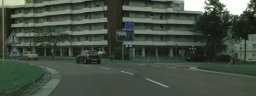
#> input picture data/images/train1.png, 256 x 96 px; its folder holds only this picture in this run
$ python run_benchmark.py   (older library calls are emulated)
#> lines starting #> are read from the running program, lines starting #| are printed output that depends on the picture
### src/metrics.py
"""Metric cho T1. Cùng một hàm cho baseline và mọi điều kiện lỗi.
- blur_score  : phương sai Laplacian của ảnh xám (CAO = nét). Proxy cho độ nét.
- sat_ratio   : tỷ lệ pixel xám >= 250 (CAO = chói/cháy sáng).
- entropy     : entropy Shannon histogram xám (bit). Proxy cho lượng thông tin tương phản.
- mean_gray   : độ sáng trung bình (0-255).
- orb_kp      : số keypoint ORB (tối đa 5000). Proxy cho tính năng dựa trên feature (VO/SLAM).
- noise_sigma : (cải tiến) ước lượng độ lệch chuẩn nhiễu, mức xám 0-255 (Immerkær 1996).
- blur_norm   : (cải tiến) blur_score / mean_gray^2, không đơn vị. Nhân độ sáng xk làm var(Laplacian)
                giảm k^2 lần, chia cho mean^2 khử ảnh hưởng đó để "tối" không bị nhầm thành "nhoè".
- streak_ratio: (cải tiến) tỷ lệ pixel thuộc nét sáng mảnh gần thẳng đứng: white top-hat kernel ngang 5x1,
                ngưỡng > 20 mức xám. Proxy cho vệt mưa; nhiễu cũng làm tăng nên luật cờ phải kết hợp noise_sigma.
KHÔNG metric nào ở đây là mAP/độ chính xác detector."""
import cv2
import numpy as np

_ORB = cv2.ORB_create(nfeatures=5000)
# kernel Immerkær: hiệu của hai Laplacian, triệt tiêu cấu trúc trơn, giữ lại nhiễu
_IMM = np.array([[1, -2, 1], [-2, 4, -2], [1, -2, 1]], np.float64)


def _entropy(g):
    p = np.bincount(g.ravel(), minlength=256) / g.size
    p = p[p > 0]
    return float(-(p * np.log2(p)).sum())


def _noise_sigma(g):
    h, w = g.shape
    r = cv2.filter2D(g.astype(np.float64), -1, _IMM)[1:-1, 1:-1]
    return float(np.sqrt(np.pi / 2) * np.abs(r).sum() / (6 * (w - 2) * (h - 2)))


_STREAK_K = cv2.getStructuringElement(cv2.MORPH_RECT, (5, 1))


def _streak_ratio(g):
    return float((cv2.morphologyEx(g, cv2.MORPH_TOPHAT, _STREAK_K) > 20).mean())


def _blur_norm(g):
    return float(cv2.Laplacian(g, cv2.CV_64F).var() / max(g.mean(), 1.0) ** 2)


# tên -> hàm(ảnh xám) ; tách riêng để đo latency từng metric
METRIC_FNS = {
    "blur_score": lambda g: float(cv2.Laplacian(g, cv2.CV_64F).var()),
    "sat_ratio": lambda g: float((g >= 250).mean()),
    "entropy": _entropy,
    "mean_gray": lambda g: float(g.mean()),
    "orb_kp": lambda g: int(len(_ORB.detect(g, None))),
    "noise_sigma": _noise_sigma,
    "blur_norm": _blur_norm,
    "streak_ratio": _streak_ratio,
}


def gray(img_bgr: np.ndarray) -> np.ndarray:
    return cv2.cvtColor(img_bgr, cv2.COLOR_BGR2GRAY)


def compute(img_bgr: np.ndarray) -> dict:
    g = gray(img_bgr)
    return {k: f(g) for k, f in METRIC_FNS.items()}

### src/degrade.py
"""Các điều kiện suy giảm camera (T1). Mỗi hàm: f(img_bgr_uint8, level_param, rng) -> img.
Tên mức lỗi = tham số thật (không dùng "mức 1")."""
import cv2
import numpy as np


def _k(img):
    """Hệ số theo độ phân giải: tham số blur/rain định nghĩa ở chuẩn 640 px rộng, ảnh nhỏ hơn thì co lại tương ứng."""
    return img.shape[1] / 640.0


def blur(img, sigma, rng):
    return cv2.GaussianBlur(img, (0, 0), sigma * _k(img))


def night(img, scale, rng):
    """Thiếu sáng: nhân độ sáng tuyến tính rồi lượng tử hoá lại 8-bit (không thêm nhiễu)."""
    return np.clip(img.astype(np.float32) * scale, 0, 255).astype(np.uint8)


def glare(img, amp, rng):
    """Chói: cộng một vầng sáng Gaussian (giống mặt trời/đèn pha), biên độ amp (0-255)."""
    h, w = img.shape[:2]
    yy, xx = np.mgrid[0:h, 0:w].astype(np.float32)
    s = 0.25 * w
    g = amp * np.exp(-((xx - 0.5 * w) ** 2 + (yy - 0.3 * h) ** 2) / (2 * s * s))
    return np.clip(img.astype(np.float32) + g[..., None], 0, 255).astype(np.uint8)


def noise(img, sigma, rng):
    """Nhiễu cảm biến (Gaussian, đơn vị mức xám 0-255)."""
    return np.clip(img.astype(np.float32) + rng.normal(0, sigma, img.shape), 0, 255).astype(np.uint8)


def rain(img, n_streaks, rng):
    """Vệt mưa: n_streaks đoạn thẳng sáng, hơi nghiêng, làm mềm nhẹ, trộn alpha 0.5."""
    h, w = img.shape[:2]
    k = _k(img)
    n_streaks = n_streaks * (w * h) / (640 * 360)   # số vệt theo diện tích ảnh
    layer = np.zeros((h, w), np.float32)
    for _ in range(int(round(n_streaks))):
        x, y, L = int(rng.integers(0, w)), int(rng.integers(0, h)), int(rng.integers(10, 25))
        L = max(2, int(round(L * k)))
        cv2.line(layer, (x, y), (x + int(0.17 * L), y + L), 1.0, 1)
    a = 0.5 * np.clip(cv2.GaussianBlur(layer, (0, 0), 0.8) * 2, 0, 1)[..., None]
    return np.clip(img.astype(np.float32) * (1 - a) + 220 * a, 0, 255).astype(np.uint8)


# tên -> (hàm, danh sách tham số 4 mức, nhãn đơn vị)
DEGRADATIONS = {
    "blur":  (blur,  [1, 2, 4, 8],          "Gaussian sigma (px @640 rộng)"),
    "night": (night, [0.6, 0.35, 0.2, 0.1], "brightness x"),
    "glare": (glare, [60, 120, 180, 255],   "glare peak (+gray)"),
    "noise": (noise, [5, 10, 20, 40],       "noise sigma (gray)"),
    "rain":  (rain,  [200, 600, 1200, 2400], "streaks / frame @640x360"),
}

### src/run_benchmark.py
"""T1 - Sức khoẻ camera ADAS: baseline vs 5 loại lỗi x 4 mức.
Chạy:  python src/run_benchmark.py            (dùng data/images/* nếu có, ngược lại cảnh tổng hợp)
       python src/run_benchmark.py --n 12 --seed 0
Đầu ra trong results/: metrics.csv, summary.csv, flags_old.csv, flags.csv, flags_compare.csv,
latency.csv, trend.png, before_after.png, run.log"""
import argparse, glob, os, platform, sys, time
import cv2, numpy as np, pandas as pd
import matplotlib
matplotlib.use("Agg")
import matplotlib.pyplot as plt

sys.path.insert(0, os.path.dirname(__file__))
from degrade import DEGRADATIONS
from make_scene import make_scene
from metrics import METRIC_FNS, compute, gray

ROOT = os.path.dirname(os.path.dirname(os.path.abspath(__file__)))
OUT = os.path.join(ROOT, "results")
METRICS = list(METRIC_FNS)
SAT_THR = 0.05          # luật chói: >5% pixel gần trắng (ngưỡng đặt tay, chưa hiệu chuẩn)
NOISE_K = 2.0           # luật nhiễu mới: noise_sigma > NOISE_K x median baseline (đặt trước khi chạy)
RAIN_K = 2.0            # luật mưa mới: streak_ratio > RAIN_K x median baseline và KHÔNG có cờ nhiễu
FLAG_COLS = ["flag_blur", "flag_dark", "flag_glare", "flag_noise", "flag_rain", "flag_any"]
LOG = []


def log(*a):
    s = " ".join(str(x) for x in a)
    print(s)
    LOG.append(s)


def load_images(n, seed, data_dir, width=0):
#> called with n = 12, seed = 0, data_dir = 'data/images', width = 0
    files = sorted(sum([glob.glob(os.path.join(data_dir, e)) for e in ("*.jpg", "*.jpeg", "*.png")], []))
    if files:
        imgs = []
        for f in files[:n]:
            im = cv2.imread(f)
#> im is the input picture: shape (96, 256, 3); mean B, G, R 67.7, 79.9, 68.9
            h, w = im.shape[:2]
#> h = 96; w = 256
            if width and w != width:
                im = cv2.resize(im, (width, int(h * width / w)), interpolation=cv2.INTER_AREA)
            imgs.append(im)
        return imgs, f"ảnh thật trong {data_dir} ({len(imgs)} ảnh, {imgs[0].shape[1]}x{imgs[0].shape[0]} px, {'resize' if width else 'giữ nguyên độ phân giải'})"
    return [make_scene(seed + i) for i in range(n)], f"cảnh đường TỔNG HỢP (make_scene, seed {seed}..{seed + n - 1})"


def main():
    global OUT
    ap = argparse.ArgumentParser()
    ap.add_argument("--n", type=int, default=12)
    ap.add_argument("--seed", type=int, default=0)
    ap.add_argument("--data", default=os.path.join(ROOT, "data", "images"), help="thư mục ảnh thật (nếu rỗng thì dùng cảnh tổng hợp)")
    ap.add_argument("--width", type=int, default=0, help="resize ảnh thật về chiều rộng này (0 = giữ nguyên)")
    ap.add_argument("--out", default=OUT, help="thư mục ghi kết quả")
    args = ap.parse_args()
    OUT = args.out
    os.makedirs(OUT, exist_ok=True)

    imgs, src = load_images(args.n, args.seed, args.data, args.width)
#> imgs = 1 item
    log(f"Nguồn dữ liệu: {src}")
    log(f"python {platform.python_version()}, opencv {cv2.__version__}, numpy {np.__version__}, seed={args.seed}")

    rows = []
    for i, im in enumerate(imgs):
        rows.append({"img": i, "cond": "baseline", "level": 0, "param": 0.0, **compute(im)})
        for name, (fn, params, _) in DEGRADATIONS.items():
            for lv, p in enumerate(params, 1):
                rng = np.random.default_rng(args.seed * 1000 + i * 100 + lv)  # lặp lại được
                rows.append({"img": i, "cond": name, "level": lv, "param": p, **compute(fn(im, p, rng))})
#> this loop made 1 pass
#> pass 1, in _noise_sigma, `r = cv2.filter2D(g.astype(np.float64), -1, _IMM)[1:-1, 1:-1]`:
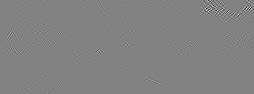
#> r: shape (94, 254) float64; min -311, max 300, mean 0; drawn with min black and max white
#> after the loop, rows = 21 items
    df = pd.DataFrame(rows)
#> df = table of 21 rows and 12 columns
    df.to_csv(os.path.join(OUT, "metrics.csv"), index=False)

    # ---- bảng tóm tắt: trung bình theo (điều kiện, mức) + chênh lệch so với baseline
    base = df[df.cond == "baseline"][METRICS].mean()
    summ = df.groupby(["cond", "level", "param"], as_index=False)[METRICS].mean()
#> summ = table of 21 rows and 11 columns
    for m in METRICS:
        summ[f"d_{m}_%"] = (summ[m] / base[m] - 1) * 100 if base[m] != 0 else np.nan  # baseline 0 -> không tính %
    order = ["baseline"] + list(DEGRADATIONS)
    summ["o"] = summ.cond.map(order.index)
    summ = summ.sort_values(["o", "level"]).drop(columns="o")
#> summ = table of 21 rows and 19 columns
    summ.to_csv(os.path.join(OUT, "summary.csv"), index=False)
    pd.set_option("display.width", 200, "display.max_columns", 30, "display.float_format", "{:.4g}".format)
    log("\n== Trung bình theo điều kiện (so với baseline) ==")
    log(summ[["cond", "level", "param"] + METRICS + ["d_blur_score_%", "d_blur_norm_%", "d_noise_sigma_%", "d_streak_ratio_%"]].to_string(index=False))

    order_map = {c: k for k, c in enumerate(order)}

    def rate(d, cols):
        r = d.groupby(["cond", "level", "param"], as_index=False)[cols].mean()
        r["o"] = r.cond.map(order_map)
        return r.sort_values(["o", "level"]).drop(columns="o")

    # ---- LUẬT CŨ (giữ nguyên để so sánh): ngưỡng hiệu chuẩn trên toàn bộ baseline (in-sample)
    b_all = df[df.cond == "baseline"]
#> b_all = table of 1 rows and 12 columns
    blur_thr = 0.5 * b_all.blur_score.median()
#> blur_thr = 510.3
    dark_thr = 0.5 * b_all.mean_gray.median()
#> dark_thr = 37.61
    old = df.copy()
#> old = table of 21 rows and 12 columns
    old["flag_blur"] = old.blur_score < blur_thr
    old["flag_dark"] = old.mean_gray < dark_thr
    old["flag_glare"] = old.sat_ratio > SAT_THR
    old["flag_any"] = old[["flag_blur", "flag_dark", "flag_glare"]].any(axis=1)
    flags_old = rate(old, ["flag_blur", "flag_dark", "flag_glare", "flag_any"])
#> flags_old = table of 21 rows and 7 columns
    flags_old.to_csv(os.path.join(OUT, "flags_old.csv"), index=False)
    log(f"\n== LUẬT CŨ (tỷ lệ frame bị gắn cờ, mọi ảnh, in-sample). Ngưỡng: blur_score < {blur_thr:.1f}; "
        f"mean_gray < {dark_thr:.1f}; sat_ratio > {SAT_THR} ==")
    log(flags_old.to_string(index=False))

    # ---- LUẬT MỚI: hiệu chuẩn trên nửa đầu ảnh (calib), báo cáo trên nửa sau (test) -> không in-sample
    n_cal = len(imgs) // 2
#> n_cal = 0
    cal_base = df[(df.cond == "baseline") & (df.img < n_cal)]
#> cal_base = table of 0 rows and 12 columns
    bn_thr = 0.5 * cal_base.blur_norm.median()
#> bn_thr = nan
    dark_thr2 = 0.5 * cal_base.mean_gray.median()
#> dark_thr2 = nan
    noise_thr = NOISE_K * cal_base.noise_sigma.median()
#> noise_thr = nan
    rain_thr = RAIN_K * cal_base.streak_ratio.median()
#> rain_thr = nan
    new = df.copy()
#> new = table of 21 rows and 12 columns
    new["flag_blur"] = new.blur_norm < bn_thr
    new["flag_dark"] = new.mean_gray < dark_thr2
    new["flag_glare"] = new.sat_ratio > SAT_THR
    new["flag_noise"] = new.noise_sigma > noise_thr
    new["flag_rain"] = (new.streak_ratio > rain_thr) & ~new.flag_noise
    new["flag_any"] = new[FLAG_COLS[:5]].any(axis=1)
    test = new[new.img >= n_cal]
#> test = table of 21 rows and 18 columns
    flags = rate(test, FLAG_COLS)
#> flags = table of 21 rows and 9 columns
    flags.to_csv(os.path.join(OUT, "flags.csv"), index=False)
    log(f"\n== LUẬT MỚI (tỷ lệ cờ trên ảnh TEST {n_cal}..{len(imgs) - 1}; ngưỡng hiệu chuẩn trên baseline ảnh "
        f"0..{n_cal - 1}). Ngưỡng: blur_norm < {bn_thr:.4g}; mean_gray < {dark_thr2:.1f}; sat_ratio > {SAT_THR}; "
        f"noise_sigma > {noise_thr:.2f} (= {NOISE_K} x median {cal_base.noise_sigma.median():.2f}); "
        f"streak_ratio > {rain_thr:.4f} (= {RAIN_K} x median) và không có cờ nhiễu ==")
    log(flags.to_string(index=False))

    # ---- so sánh cũ vs mới trên CÙNG ảnh test (luật cũ vẫn dùng ngưỡng cũ)
    cmp_ = rate(old[old.img >= n_cal], ["flag_blur", "flag_any"]).rename(
        columns={"flag_blur": "old_blur", "flag_any": "old_any"})
#> cmp_ = table of 21 rows and 5 columns
    cmp_ = cmp_.merge(flags[["cond", "level", "flag_blur", "flag_noise", "flag_rain", "flag_any"]].rename(
        columns={"flag_blur": "new_blur", "flag_noise": "new_noise", "flag_rain": "new_rain", "flag_any": "new_any"}),
        on=["cond", "level"])
#> cmp_ = table of 21 rows and 9 columns
    cmp_.to_csv(os.path.join(OUT, "flags_compare.csv"), index=False)
    log("\n== So sánh tỷ lệ cờ cũ vs mới trên ảnh test ==")
    log(cmp_.to_string(index=False))

    # ---- latency từng metric (ms/frame, CPU, đo trên ảnh baseline, lặp 20 lần)
    lat = []
    for m, fn in METRIC_FNS.items():
        ts = []
        for im in imgs:
            g = gray(im)
            fn(g)  # warm-up
            t0 = time.perf_counter()
            for _ in range(20):
                fn(g)
            ts.append((time.perf_counter() - t0) / 20 * 1000)
        lat.append({"metric": m, "ms_per_frame_mean": np.mean(ts), "ms_per_frame_max": np.max(ts)})
#> this loop made 8 passes
#> after the loop, lat = 8 items
    lat = pd.DataFrame(lat)
#> lat = table of 8 rows and 3 columns
    lat.to_csv(os.path.join(OUT, "latency.csv"), index=False)
    log(f"\n== Latency (ms/frame, ảnh {imgs[0].shape[1]}x{imgs[0].shape[0]}, CPU {platform.processor() or platform.machine()}) ==")
    log(lat.to_string(index=False))

    # ---- plot xu hướng: hàng = metric, cột = loại lỗi
    fig, axs = plt.subplots(len(METRICS), len(DEGRADATIONS), figsize=(18, 16), sharex="col")
    for c, (name, (_, params, unit)) in enumerate(DEGRADATIONS.items()):
        for r, m in enumerate(METRICS):
            ax = axs[r, c]
            g = df[df.cond.isin(["baseline", name])].groupby("level")[m]
            mu, sd = g.mean(), g.std()
            ax.errorbar(mu.index, mu.values, yerr=sd.values, marker="o", capsize=3)
            ax.axhline(base[m], ls="--", c="gray", lw=0.8)
            if m in ("blur_score", "blur_norm"):
                ax.set_yscale("log")
            if c == 0:
                ax.set_ylabel(m)
            if r == 0:
                ax.set_title(name)
            if r == len(METRICS) - 1:
                ax.set_xticks(range(5))
                ax.set_xticklabels(["base"] + [str(p) for p in params])
                ax.set_xlabel(unit)
    fig.suptitle("T1: metric theo mức lỗi (đường đứt = baseline; thanh = độ lệch chuẩn giữa các ảnh)")
    fig.tight_layout()
    fig.savefig(os.path.join(OUT, "trend.png"), dpi=110)
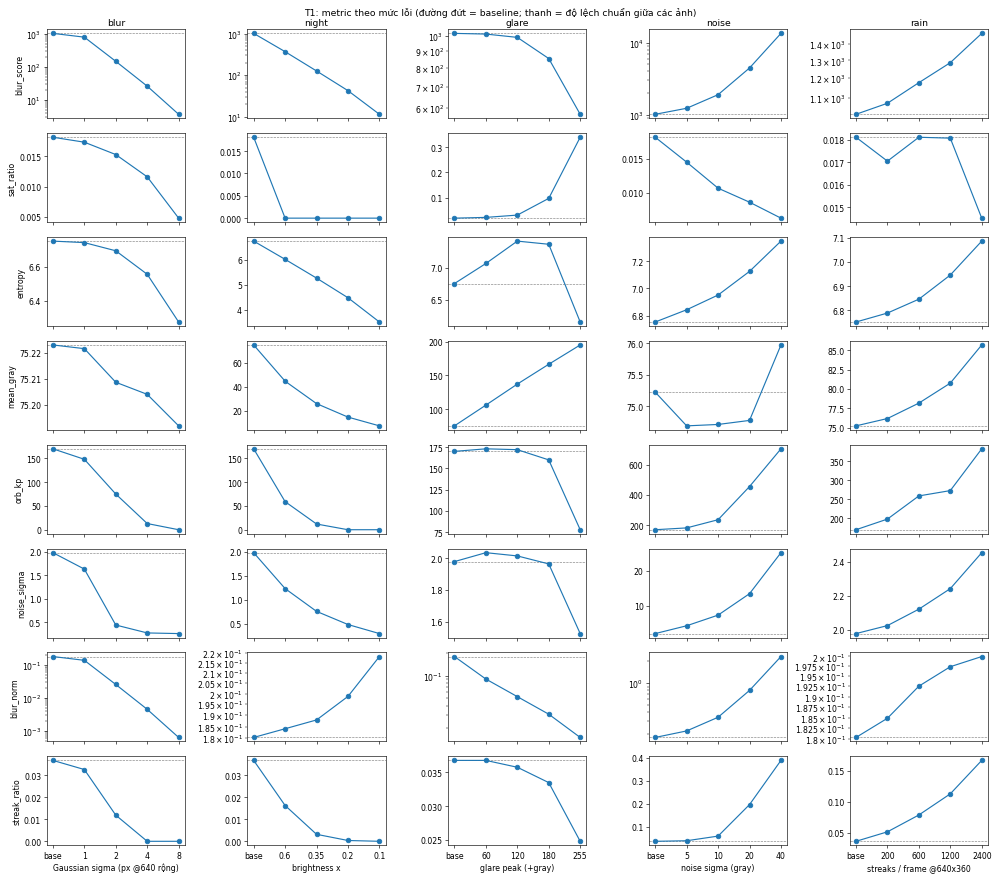
#> figure drawn by matplotlib, 40 panels
    plt.close(fig)

    # ---- ảnh trước/sau cho ảnh đầu tiên
    fig, axs = plt.subplots(len(DEGRADATIONS), 5, figsize=(16, 9))
    for r, (name, (fn, params, unit)) in enumerate(DEGRADATIONS.items()):
        for c in range(5):
            if c == 0:
                im, t = imgs[0], "baseline"
            else:
                im = fn(imgs[0], params[c - 1], np.random.default_rng(1))
                t = f"{name} {params[c - 1]}"
            axs[r, c].imshow(cv2.cvtColor(im, cv2.COLOR_BGR2RGB))
            axs[r, c].set_title(t, fontsize=9)
            axs[r, c].axis("off")
#> this loop made 5 passes
#> pass 3, in glare (call 5), `yy, xx = np.mgrid[0:h, 0:w].astype(np.float32)`:
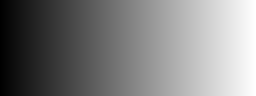
#> xx: shape (96, 256) float32; min 0, max 255, mean 127.5
#> pass 3, in glare (call 5), `g = amp * np.exp(-((xx - 0.5 * w) ** 2 + (yy - 0.3 * h) ** 2) / (2 * s..`:
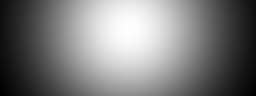
#> g: shape (96, 256) float32; min 4.76, max 60, mean 31.7; drawn with min black and max white
#> pass 3, in glare (call 6), `g = amp * np.exp(-((xx - 0.5 * w) ** 2 + (yy - 0.3 * h) ** 2) / (2 * s..`:
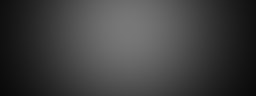
#> g: shape (96, 256) float32; min 9.51, max 120, mean 63.3
#> after the loop:
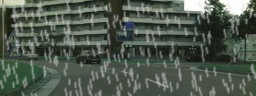
#> im: shape (96, 256, 3); mean B, G, R 78.6, 89.9, 79.7
    fig.tight_layout()
    fig.savefig(os.path.join(OUT, "before_after.png"), dpi=90)
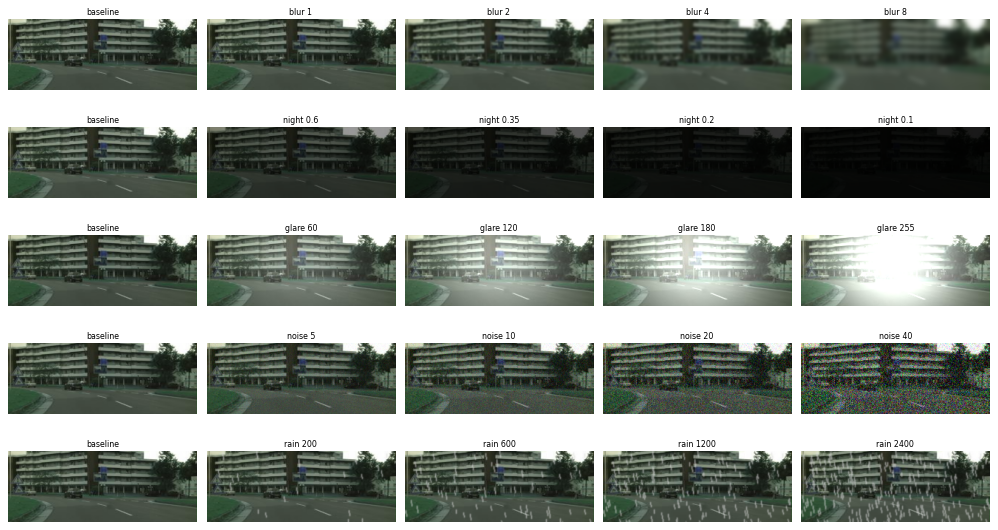
#> figure drawn by matplotlib, 25 panels
    plt.close(fig)

    with open(os.path.join(OUT, "run.log"), "w", encoding="utf-8") as f:
        f.write("\n".join(LOG) + "\n")


if __name__ == "__main__":
    main()
